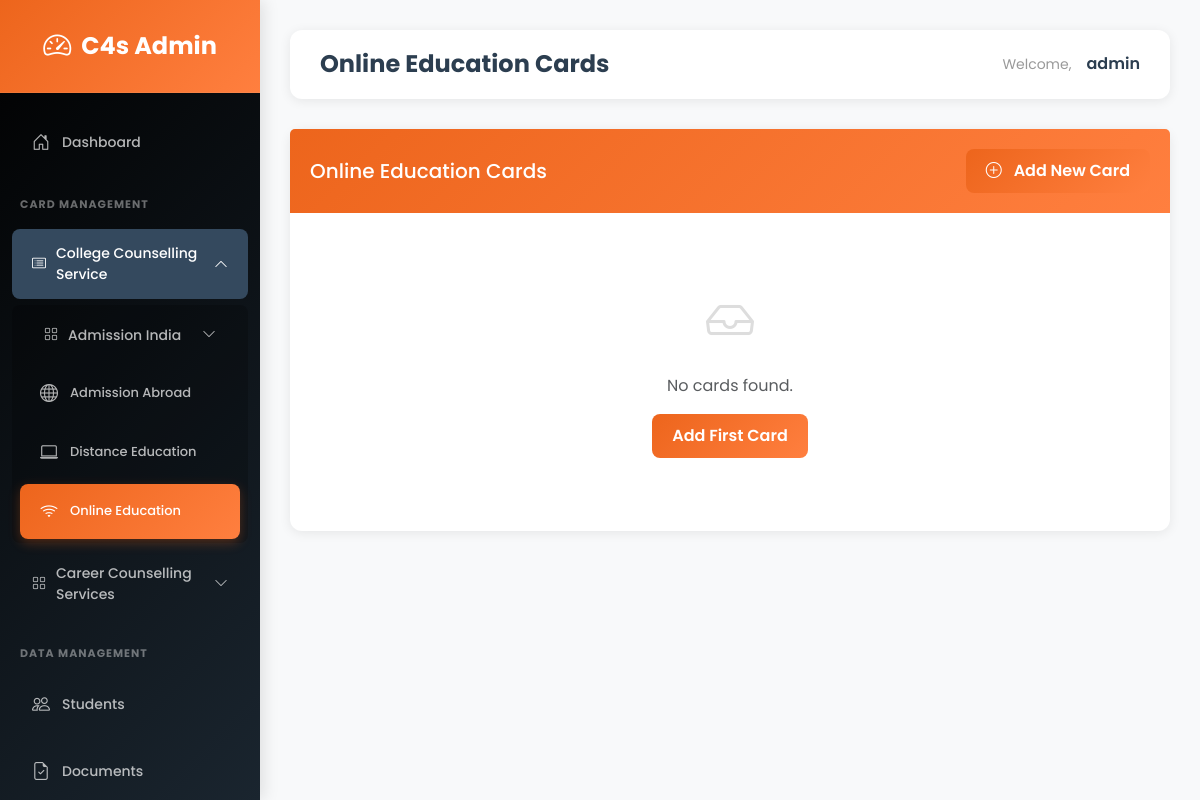
/admin-dashboard/online-education-cards/ (signed in), run on an earlier commit of the app's database.
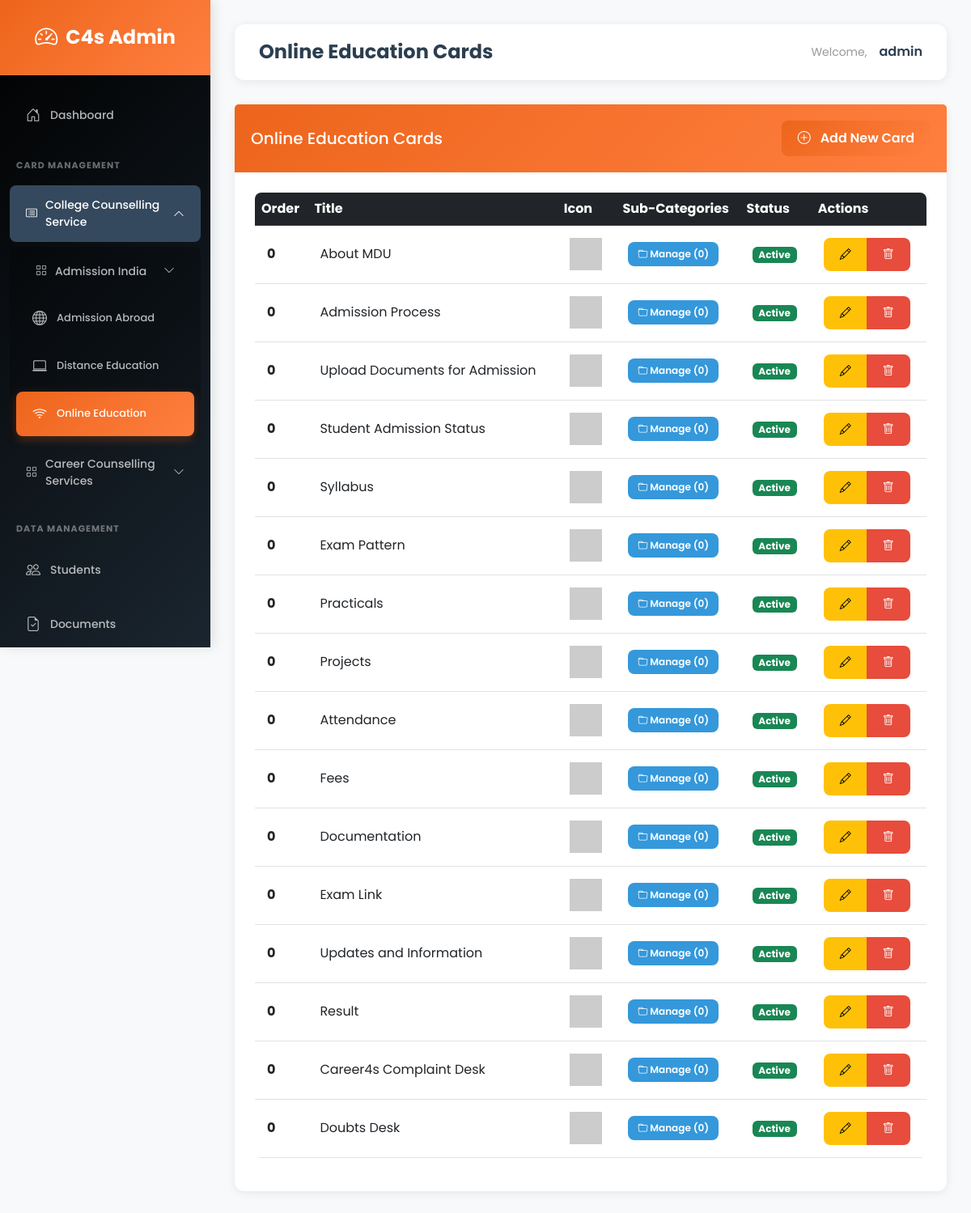
And on a later commit of the database.
### main_app/models.py (models this page shows, shortened)
class OnlineEducationCard(models.Model):
    BORDER_COLOR_CHOICES = [
        ('#f39c12', 'Orange'),
        ('#e74c3c', 'Red'),
        ('#3498db', 'Blue'),
        ('#2ecc71', 'Green'),
    ]
    title = models.CharField(max_length=200)
    slug = models.SlugField(max_length=255, unique=True, blank=True)  # ✅ ADD THIS
    description = models.TextField(max_length=300)
    card_image = models.ImageField(upload_to='online_education/', blank=True, null=True)
    image_url = models.URLField(max_length=500, blank=True)
    redirect_link = models.CharField(max_length=500, blank=True)
    border_color = models.CharField(max_length=7, default='#f39c12', choices=BORDER_COLOR_CHOICES)
    order = models.IntegerField(default=0)
    is_active = models.BooleanField(default=True)
    created_at = models.DateTimeField(auto_now_add=True)
    updated_at = models.DateTimeField(auto_now=True)
    created_by = models.ForeignKey(User, on_delete=models.SET_NULL, null=True, blank=True)
    class Meta:
        ordering = ['order', 'id']
        verbose_name = "Online Education Card"
        verbose_name_plural = "Online Education Cards"
    def get_image(self):
        if self.card_image:
            return self.card_image.url
        return self.image_url if self.image_url else 'https://via.placeholder.com/100'

### main_app/views.py (the view)
@login_required(login_url='main_app:admin_login')
@user_passes_test(is_admin_or_staff, login_url='main_app:user_login')
def admin_online_education_cards_list(request):
    cards = OnlineEducationCard.objects.all()
    return render(request, 'admin/online_education_cards_list.html', {'cards': cards})

### main_app/views.py (called while the page is built)
def is_admin_or_staff(user):
    return user.is_staff or user.is_superuser

### templates/admin/online_education_cards_list.html
{% extends 'admin/base.html' %}
{% load static %}
{% block page_title %}Online Education Cards{% endblock %}
{% block content %}
<div class="card">
    <div class="card-header d-flex justify-content-between align-items-center">
        <h5 class="mb-0">Online Education Cards</h5>
        <a href="{% url 'main_app:admin_online_education_card_add' %}" class="btn btn-primary">
            <i class="bi bi-plus-circle me-2"></i> Add New Card
        </a>
    </div>
    <div class="card-body">
        {% if cards %}
        <div class="table-responsive">
            <table class="table table-hover">
                <thead class="table-dark">
                    <tr>
                        <th>Order</th>
                        <th>Title</th>
                        <th>Icon</th>
                        <th>Sub-Categories</th>
                        <th>Status</th>
                        <th>Actions</th>
                    </tr>
                </thead>
                <tbody>
                    {% for card in cards %}
                    <tr>
                        <td><strong>{{ card.order }}</strong></td>
                        <td>{{ card.title|truncatewords:5 }}</td>
                        <td><img src="{{ card.get_image }}" width="40" alt="icon"></td>
                        <td>
                            <a href="{% url 'main_app:admin_online_education_subcategories' card_id=card.id %}"
                               class="btn btn-sm btn-info">
                                <i class="bi bi-folder"></i> Manage ({{ card.sub_categories.count }})
                            </a>
                        </td>
                        <td>
                            {% if card.is_active %}
                                <span class="badge bg-success">Active</span>
                            {% else %}
                                <span class="badge bg-secondary">Inactive</span>
                            {% endif %}
                        </td>
                        <td>
                            <div class="btn-group btn-group-sm">
                                <a href="{% url 'main_app:admin_online_education_card_edit' card.id %}"
                                   class="btn btn-warning">
                                    <i class="bi bi-pencil"></i>
                                </a>
                                <a href="{% url 'main_app:admin_online_education_card_delete' card.id %}"
                                   class="btn btn-danger"
                                   onclick="return confirm('Are you sure?')">
                                    <i class="bi bi-trash"></i>
                                </a>
                            </div>
                        </td>
                    </tr>
                    {% endfor %}
                </tbody>
            </table>
        </div>
        {% else %}
        <div class="text-center py-5">
            <i class="bi bi-inbox" style="font-size: 3rem; color: #ddd;"></i>
            <p class="text-muted mt-3">No cards found.</p>
            <a href="{% url 'main_app:admin_online_education_card_add' %}" class="btn btn-primary">Add First Card</a>
        </div>
        {% endif %}
    </div>
</div>
{% endblock %}

### templates/admin/base.html (shortened to what this page needs)
<!DOCTYPE html>
<html lang="en">
<head>
    <link href="https://cdn.jsdelivr.net/npm/bootstrap@5.3.0/dist/css/bootstrap.min.css" rel="stylesheet">
    <link rel="stylesheet" href="https://cdn.jsdelivr.net/npm/bootstrap-icons@1.11.0/font/bootstrap-icons.css">
</head>
<body>
    <div class="sidebar">
        <div class="logo">
            <i class="bi bi-speedometer2"></i>
            <span>C4s Admin</span>
        </div>
        <ul class="nav flex-column mt-3">
            <li class="nav-item">
                <a class="nav-link {% if request.resolver_match.url_name == 'admin_dashboard' %}active{% endif %}"
                    href="{% url 'main_app:admin_dashboard' %}">
                    <i class="bi bi-house-door"></i> Dashboard
                </a>
            </li>
            <li class="nav-section-title">CARD MANAGEMENT</li>
            <li class="nav-item">
                <button class="nav-dropdown" onclick="toggleDropdown(event, 'collegeCards')">
                    <span><i class="bi bi-card-list"></i> College Counselling Service</span>
                    <i class="bi bi-chevron-down"></i>
                </button>
                <ul class="dropdown-menu-custom" id="collegeCards">
                    <li class="nav-item">
                        <button class="nav-dropdown" onclick="toggleDropdown(event, 'admissionIndiaCards')">
                            <span><i class="bi bi-grid"></i> Admission India</span>
                            <i class="bi bi-chevron-down"></i>
                        </button>
                    </li>
                    <li class="nav-item">
                        <a class="nav-link {% if 'admission-abroad-cards' in request.path %}active{% endif %}"
                            href="{% url 'main_app:admin_admission_abroad_cards_list' %}">
                            <i class="bi bi-globe"></i> Admission Abroad
                        </a>
                    </li>
                    <li class="nav-item">
                        <a class="nav-link {% if 'distance-education-cards' in request.path %}active{% endif %}"
                            href="{% url 'main_app:admin_distance_education_cards_list' %}">
                            <i class="bi bi-laptop"></i> Distance Education
                        </a>
                    </li>
                    <li class="nav-item">
                        <a class="nav-link {% if 'online-education-cards' in request.path %}active{% endif %}"
                            href="{% url 'main_app:admin_online_education_cards_list' %}">
                            <i class="bi bi-wifi"></i> Online Education
                        </a>
                    </li>
                </ul>
            </li>
            <li class="nav-item">
                <button class="nav-dropdown" onclick="toggleDropdown(event, 'careerServices')">
                    <span><i class="bi bi-grid"></i> Career Counselling Services</span>
                    <i class="bi bi-chevron-down"></i>
                </button>
            </li>
            <li class="nav-section-title">DATA MANAGEMENT</li>
            <li class="nav-item">
                <a class="nav-link {% if 'students' in request.path %}active{% endif %}"
                    href="{% url 'main_app:admin_students_list' %}">
                    <i class="bi bi-people"></i> Students
                </a>
            </li>
            <li class="nav-item">
                <a class="nav-link {% if 'documents' in request.path %}active{% endif %}"
                    href="{% url 'main_app:admin_documents_list' %}">
                    <i class="bi bi-file-earmark-check"></i> Documents
                </a>
            </li>
        </ul>
    </div>
    <div class="main-content">
        <div class="top-navbar">
            <h4>{% block page_title %}Dashboard{% endblock %}</h4>
            <div class="user-info">
                <span>Welcome,</span>
                <strong>{{ request.user.username }}</strong>
            </div>
        </div>
        {% block content %}{% endblock %}
    </div>
</body>
</html>

### templates/admin/base.html (style rules this page uses)
:root { --primary-color: #ED651C; --secondary-color: #667eea; --sidebar-bg: #000000; --sidebar-hover: #34495e; --light-bg: #f8f9fa; --border-color: #e9ecef; }
* { font-family: 'Poppins', sans-serif; }
body { background-color: var(--light-bg); margin: 0; padding: 0; }
.sidebar { min-height: 100vh; max-height: 100vh; background: linear-gradient(135deg, var(--sidebar-bg) 0%, #1a252f 100%); color: white; position: fixed; left: 0; top: 0; width: 260px; padding-top: 0; padding-bottom: 20px; overflow-y: auto; overflow-x: hidden; box-shadow: 4px 0 15px rgba(0, 0, 0, 0.1); z-index: 1000; display: flex; flex-direction: column; }
.sidebar .logo { background: linear-gradient(135deg, var(--primary-color) 0%, #ff7f3f 100%); padding: 25px; font-size: 24px; font-weight: 700; text-align: center; color: white; border-bottom: 1px solid rgba(255, 255, 255, 0.1); display: flex; align-items: center; justify-content: center; gap: 10px; flex-shrink: 0; }
.sidebar .logo i { font-size: 28px; }
.sidebar .nav-link { color: rgba(255, 255, 255, 0.7); padding: 14px 20px; margin: 6px 12px; border-radius: 8px; transition: all 0.3s ease; display: flex; align-items: center; gap: 10px; font-size: 14px; font-weight: 500; text-decoration: none; }
.sidebar .nav-link.active { background: linear-gradient(135deg, var(--primary-color) 0%, #ff7f3f 100%); color: white; box-shadow: 0 4px 12px rgba(237, 101, 28, 0.3); }
.sidebar .nav-link i { font-size: 18px; width: 20px; }
.sidebar .nav-section-title { color: rgba(255, 255, 255, 0.4); font-size: 11px; font-weight: 700; text-transform: uppercase; padding: 20px 20px 10px; letter-spacing: 1px; flex-shrink: 0; }
.nav-dropdown { color: rgba(255, 255, 255, 0.7); padding: 14px 20px; margin: 6px 12px; border-radius: 8px; transition: all 0.3s ease; display: flex; align-items: center; justify-content: space-between; font-size: 14px; font-weight: 500; cursor: pointer; background: transparent; border: none; width: calc(100% - 24px); text-align: left; }
.nav-dropdown.active { background-color: var(--sidebar-hover); color: white; }
.nav-dropdown span { display: flex; align-items: center; gap: 10px; }
.nav-dropdown i.bi-chevron-down { transition: transform 0.3s ease; font-size: 14px; }
.nav-dropdown.active i.bi-chevron-down { transform: rotate(180deg); }
.dropdown-menu-custom { list-style: none; padding: 0; margin: 0; max-height: 0; overflow: hidden; transition: max-height 0.4s ease; background-color: rgba(0, 0, 0, 0.2); border-radius: 8px; margin: 0 12px; text-align: left; float: left; }
.dropdown-menu-custom.show { max-height: 2000px; overflow: visible; }
.dropdown-menu-custom .nav-link { margin-left: 0; font-size: 13px; margin: 4px 8px; }
.main-content { margin-left: 260px; padding: 30px; min-height: 100vh; }
.top-navbar { background: white; padding: 20px 30px; margin-bottom: 30px; border-radius: 12px; box-shadow: 0 2px 12px rgba(0, 0, 0, 0.08); display: flex; justify-content: space-between; align-items: center; }
.top-navbar h4 { margin: 0; font-weight: 700; font-size: 24px; color: #2c3e50; }
.user-info { display: flex; align-items: center; gap: 15px; }
.user-info span { color: #999; font-size: 14px; }
.user-info strong { color: #2c3e50; font-weight: 600; }
.card { border: none; border-radius: 12px; box-shadow: 0 2px 12px rgba(0, 0, 0, 0.08); transition: all 0.3s ease; margin-bottom: 20px; }
.card-header { background: linear-gradient(135deg, var(--primary-color) 0%, #ff7f3f 100%); color: white; border: none; padding: 20px; border-radius: 12px 12px 0 0; font-weight: 600; }
.card-body { padding: 25px; }
.btn { border-radius: 8px; font-weight: 600; padding: 10px 20px; transition: all 0.3s ease; border: none; }
.btn-primary { background: linear-gradient(135deg, var(--primary-color) 0%, #ff7f3f 100%); color: white; }
.btn-danger { background-color: #e74c3c; color: white; }
.btn-info { background-color: #3498db; color: white; }
.btn-sm { padding: 6px 12px; font-size: 12px; }
.table { background: white; border-radius: 8px; overflow: hidden; }
.table thead { background-color: #f8f9fa; font-weight: 600; color: #2c3e50; }
.table td { vertical-align: middle; padding: 15px; }

What changed in the data, as far as the page shows it:
added OnlineEducationCard: order "0", title "About MDU", sub_categories.count "0", is_active "Active"
added OnlineEducationCard: order "0", title "Admission Process", sub_categories.count "0", is_active "Active"
added OnlineEducationCard: order "0", title "Upload Documents for Admission", sub_categories.count "0", is_active "Active"
added OnlineEducationCard: order "0", title "Student Admission Status", sub_categories.count "0", is_active "Active"
added OnlineEducationCard: order "0", title "Syllabus", sub_categories.count "0", is_active "Active"
added OnlineEducationCard: order "0", title "Exam Pattern", sub_categories.count "0", is_active "Active"
added OnlineEducationCard: order "0", title "Practicals", sub_categories.count "0", is_active "Active"
added OnlineEducationCard: order "0", title "Projects", sub_categories.count "0", is_active "Active"
added OnlineEducationCard: order "0", title "Attendance", sub_categories.count "0", is_active "Active"
added OnlineEducationCard: order "0", title "Fees", sub_categories.count "0", is_active "Active"
added OnlineEducationCard: order "0", title "Documentation", sub_categories.count "0", is_active "Active"
added OnlineEducationCard: order "0", title "Exam Link", sub_categories.count "0", is_active "Active"
added OnlineEducationCard: order "0", title "Updates and Information", sub_categories.count "0", is_active "Active"
added OnlineEducationCard: order "0", title "Result", sub_categories.count "0", is_active "Active"
added OnlineEducationCard: order "0", title "Career4s Complaint Desk", sub_categories.count "0", is_active "Active"
added OnlineEducationCard: order "0", title "Doubts Desk", sub_categories.count "0", is_active "Active"
Also different on the page:
text no longer shown: "No cards found. Add First Card"
text now shown: "Order Title Icon Sub-Categories Status Actions"
